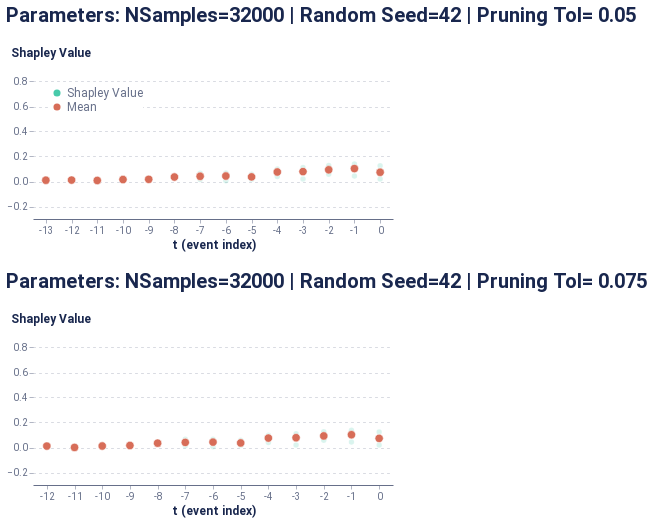

Source (notebook cell):
### Markdown cell above
##### Global event-level

### Code cell
event_dict = {'path': 'outputs/event_all.csv', 'rs': 42, 'nsamples': 32000}
event_data = event_explain_all(f_hs, pos_dataset, event_dict, prun_indexes, average_event, model_features, schema, sequence_id_feat, time_feat)
event_global_plot = plot_global_event(event_data)
event_global_plot

### Figure 1 — Vega-Lite specification as saved in the notebook (floating-point values rounded to 4 significant figures)
{"config": {"axis": {"domain": true, "domainColor": "#666F89", "grid": false, "gridCap": "round", "gridColor": "#B3B7C4", "gridDash": [2, 4], "gridWidth": 0.5, "labelColor": "#666F89", "labelFont": "Roboto, Arial, sans-serif", "labelPadding": 2, "tickColor": "#666F89", "tickOpacity": 0.5, "tickSize": 4, "titleColor": "#19274E", "titleFont": "Roboto, Arial, sans-serif", "titleFontSize": 12}, "axisBand": {"domain": true, "labelPadding": 4, "ticks": false}, "axisY": {"domain": false, "titleAlign": "left", "titleAngle": 0, "titleX": -20, "titleY": -10}, "legend": {"labelColor": "#666F89", "labelFont": "Roboto, Arial, sans-serif", "labelFontSize": 12, "symbolSize": 40, "titleColor": "#19274E", "titleFont": "Roboto, Arial, sans-serif", "titleFontSize": 12, "titlePadding": 4}, "arc": {"stroke": "#FFFFFF", "strokeWidth": 1}, "bar": {"fill": "#2770EB", "stroke": null}, "line": {"stroke": "#2770EB", "strokeWidth": 2}, "path": {"stroke": "#2770EB", "strokeWidth": 0.5}, "point": {"fill": "#2770EB", "shape": "circle", "filled": true}, "rect": {"fill": "#2770EB"}, "rule": {"stroke": "#666F89"}, "shape": {"stroke": "#2770EB"}, "text": {"color": "#19274E", "font": "Roboto, Arial, sans-serif", "fontSize": 12}, "range": {"category": ["#2770EB", "#77B98A", "#DA5252", "#FFC400", "#A87AEA", "#00A39E", "#19274E"], "diverging": ["#006360", "#2BB3AE", "#96D9D7", "#FFFFFF", "#EDAAAA", "#DA5252", "#811D1D"], "heatmap": ["#18448F", "#1B4EA5", "#2770EB", "#4C88EE", "#82ACF3", "#A6C4F7", "#E9F1FD"], "ramp": ["#18448F", "#1B4EA5", "#2770EB", "#4C88EE", "#82ACF3", "#A6C4F7", "#E9F1FD"]}, "background": "#FFFFFF", "group": {"fill": "#FFFFFF"}, "header": {"labelColor": "#19274E", "labelFont": "Roboto, Arial, sans-serif", "labelFontSize": 12, "titleColor": "#19274E", "titleFont": "Roboto, Arial, sans-serif", "titleFontSize": 16}, "title": {"anchor": "start", "color": "#19274E", "font": "Roboto, Arial, sans-serif", "fontSize": 20, "fontWeight": "bold", "offset": 20, "subtitleColor": "#19274E", "subtitleFontSize": 16}, "view": {"continuousHeight": 300, "continuousWidth": 400, "stroke": "transparent"}}, "vconcat": [{"mark": {"type": "point", "stroke": "white", "strokeWidth": 0.6}, "encoding": {"color": {"type": "nominal", "field": "type", "legend": {"fillColor": "white", "orient": "top-left", "symbolSize": 50, "symbolStrokeWidth": 0, "title": null}, "scale": {"domain": ["Shapley Value", "Mean"], "range": ["#48caaa", "#d76d58"]}}, "opacity": {"condition": {"value": 1.0, "test": "(datum.type === 'Mean')"}, "value": 0.2}, "size": {"condition": {"value": 70, "test": "(datum.type === 'Mean')"}, "value": 30}, "x": {"type": "ordinal", "axis": {"labelAngle": 0}, "field": "t (event index)"}, "y": {"type": "quantitative", "axis": {"grid": true, "titleX": -23}, "field": "Shapley Value", "scale": {"domain": [-0.3, 0.9]}, "title": "Shapley Value"}}, "height": 150, "title": "Parameters: NSamples=32000 | Random Seed=42 | Pruning Tol= 0.05", "width": 360}, {"data": {"name": "data-033c59d5354b60dd5ebcc7132b53b2d3"}, "mark": {"type": "point", "stroke": "white", "strokeWidth": 0.6}, "encoding": {"color": {"type": "nominal", "field": "type", "legend": {"fillColor": "white", "orient": "top-left", "symbolSize": 50, "symbolStrokeWidth": 0, "title": null}, "scale": {"domain": ["Shapley Value", "Mean"], "range": ["#48caaa", "#d76d58"]}}, "opacity": {"condition": {"value": 1.0, "test": "(datum.type === 'Mean')"}, "value": 0.2}, "size": {"condition": {"value": 70, "test": "(datum.type === 'Mean')"}, "value": 30}, "x": {"type": "ordinal", "axis": {"labelAngle": 0}, "field": "t (event index)"}, "y": {"type": "quantitative", "axis": {"grid": true, "titleX": -23}, "field": "Shapley Value", "scale": {"domain": [-0.3, 0.9]}, "title": "Shapley Value"}}, "height": 150, "title": "Parameters: NSamples=32000 | Random Seed=42 | Pruning Tol= 0.075", "width": 360}], "data": {"name": "data-31d13994de1bf86e5e3ef42235121979"}, "$schema": "https://vega.github.io/schema/vega-lite/v4.8.1.json", "datasets": {"data-31d13994de1bf86e5e3ef42235121979": [{"Shapley Value": 0.0194, "t (event index)": 0, "type": "Shapley Value"}, {"Shapley Value": 0.04374, "t (event index)": -1, "type": "Shapley Value"}, {"Shapley Value": 0.1285, "t (event index)": -2, "type": "Shapley Value"}, {"Shapley Value": 0.09252, "t (event index)": -3, "type": "Shapley Value"}, {"Shapley Value": 0.0831, "t (event index)": -4, "type": "Shapley Value"}, {"Shapley Value": 0.01669, "t (event index)": -5, "type": "Shapley Value"}, {"Shapley Value": 0.006386, "t (event index)": -6, "type": "Shapley Value"}, {"Shapley Value": 0.03812, "t (event index)": -7, "type": "Shapley Value"}, {"Shapley Value": 0.04571, "t (event index)": -8, "type": "Shapley Value"}, {"Shapley Value": 0.01115, "t (event index)": -9, "type": "Shapley Value"}, {"Shapley Value": 0.01552, "t (event index)": -10, "type": "Shapley Value"}, {"Shapley Value": 0.0005341, "t (event index)": -11, "type": "Shapley Value"}, {"Shapley Value": 0.01314, "t (event index)": -12, "type": "Shapley Value"}, {"Shapley Value": 0.01019, "t (event index)": -13, "type": "Shapley Value"}, {"Shapley Value": 0.08513, "t (event index)": 0, "type": "Shapley Value"}, {"Shapley Value": 0.14, "t (event index)": -1, "type": "Shapley Value"}, {"Shapley Value": 0.07578, "t (event index)": -2, "type": "Shapley Value"}, {"Shapley Value": 0.01991, "t (event index)": -3, "type": "Shapley Value"}, {"Shapley Value": 0.09996, "t (event index)": -4, "type": "Shapley Value"}, {"Shapley Value": 0.03383, "t (event index)": -5, "type": "Shapley Value"}, {"Shapley Value": 0.06766, "t (event index)": -6, "type": "Shapley Value"}, {"Shapley Value": 0.06705, "t (event index)": -7, "type": "Shapley Value"}, {"Shapley Value": 0.03736, "t (event index)": -8, "type": "Shapley Value"}, {"Shapley Value": 0.01868, "t (event index)": -9, "type": "Shapley Value"}, {"Shapley Value": 0.01496, "t (event index)": -10, "type": "Shapley Value"}, {"Shapley Value": 0.01065, "t (event index)": -11, "type": "Shapley Value"}, {"Shapley Value": 0.01567, "t (event index)": -12, "type": "Shapley Value"}, {"Shapley Value": 0.1265, "t (event index)": 0, "type": "Shapley Value"}, {"Shapley Value": 0.1088, "t (event index)": -1, "type": "Shapley Value"}, {"Shapley Value": 0.05887, "t (event index)": -2, "type": "Shapley Value"}, {"Shapley Value": 0.1125, "t (event index)": -3, "type": "Shapley Value"}, {"Shapley Value": 0.08144, "t (event index)": -4, "type": "Shapley Value"}, {"Shapley Value": 0.05788, "t (event index)": -5, "type": "Shapley Value"}, {"Shapley Value": 0.05868, "t (event index)": -6, "type": "Shapley Value"}, {"Shapley Value": 0.01511, "t (event index)": -7, "type": "Shapley Value"}, {"Shapley Value": 0.03056, "t (event index)": -8, "type": "Shapley Value"}, {"Shapley Value": 0.02159, "t (event index)": -9, "type": "Shapley Value"}, {"Shapley Value": 0.02313, "t (event index)": -10, "type": "Shapley Value"}, {"Shapley Value": 0.06489, "t (event index)": 0, "type": "Shapley Value"}, {"Shapley Value": 0.1209, "t (event index)": -1, "type": "Shapley Value"}, {"Shapley Value": 0.111, "t (event index)": -2, "type": "Shapley Value"}, {"Shapley Value": 0.09226, "t (event index)": -3, "type": "Shapley Value"}, {"Shapley Value": 0.03967, "t (event index)": -4, "type": "Shapley Value"}, {"Shapley Value": 0.03885, "t (event index)": -5, "type": "Shapley Value"}, {"Shapley Value": 0.04158, "t (event index)": -6, "type": "Shapley Value"}, {"Shapley Value": 0.04608, "t (event index)": -7, "type": "Shapley Value"}, {"Shapley Value": 0.0291, "t (event index)": -8, "type": "Shapley Value"}, {"Shapley Value": 0.01804, "t (event index)": -9, "type": "Shapley Value"}, {"Shapley Value": 0.008946, "t (event index)": -10, "type": "Shapley Value"}, {"Shapley Value": 0.01415, "t (event index)": -11, "type": "Shapley Value"}, {"Shapley Value": 0.00558, "t (event index)": -12, "type": "Shapley Value"}, {"Shapley Value": 0.01019, "t (event index)": -13, "type": "Mean"}, {"Shapley Value": 0.01147, "t (event index)": -12, "type": "Mean"}, {"Shapley Value": 0.008447, "t (event index)": -11, "type": "Mean"}, {"Shapley Value": 0.01564, "t (event index)": -10, "type": "Mean"}, {"Shapley Value": 0.01737, "t (event index)": -9, "type": "Mean"}, {"Shapley Value": 0.03568, "t (event index)": -8, "type": "Mean"}, {"Shapley Value": 0.04159, "t (event index)": -7, "type": "Mean"}, {"Shapley Value": 0.04358, "t (event index)": -6, "type": "Mean"}, {"Shapley Value": 0.03681, "t (event index)": -5, "type": "Mean"}, {"Shapley Value": 0.07604, "t (event index)": -4, "type": "Mean"}, {"Shapley Value": 0.07929, "t (event index)": -3, "type": "Mean"}, {"Shapley Value": 0.09354, "t (event index)": -2, "type": "Mean"}, {"Shapley Value": 0.1034, "t (event index)": -1, "type": "Mean"}, {"Shapley Value": 0.07398, "t (event index)": 0, "type": "Mean"}], "data-033c59d5354b60dd5ebcc7132b53b2d3": [{"Shapley Value": 0.01911, "t (event index)": 0, "type": "Shapley Value"}, {"Shapley Value": 0.04333, "t (event index)": -1, "type": "Shapley Value"}, {"Shapley Value": 0.1271, "t (event index)": -2, "type": "Shapley Value"}, {"Shapley Value": 0.09141, "t (event index)": -3, "type": "Shapley Value"}, {"Shapley Value": 0.08218, "t (event index)": -4, "type": "Shapley Value"}, {"Shapley Value": 0.01648, "t (event index)": -5, "type": "Shapley Value"}, {"Shapley Value": 0.006328, "t (event index)": -6, "type": "Shapley Value"}, {"Shapley Value": 0.03765, "t (event index)": -7, "type": "Shapley Value"}, {"Shapley Value": 0.04502, "t (event index)": -8, "type": "Shapley Value"}, {"Shapley Value": 0.01088, "t (event index)": -9, "type": "Shapley Value"}, {"Shapley Value": 0.01505, "t (event index)": -10, "type": "Shapley Value"}, {"Shapley Value": 0.000512, "t (event index)": -11, "type": "Shapley Value"}, {"Shapley Value": 0.01152, "t (event index)": -12, "type": "Shapley Value"}, {"Shapley Value": 0.08429, "t (event index)": 0, "type": "Shapley Value"}, {"Shapley Value": 0.1386, "t (event index)": -1, "type": "Shapley Value"}, {"Shapley Value": 0.07504, "t (event index)": -2, "type": "Shapley Value"}, {"Shapley Value": 0.01974, "t (event index)": -3, "type": "Shapley Value"}, {"Shapley Value": 0.09881, "t (event index)": -4, "type": "Shapley Value"}, {"Shapley Value": 0.03355, "t (event index)": -5, "type": "Shapley Value"}, {"Shapley Value": 0.06669, "t (event index)": -6, "type": "Shapley Value"}, {"Shapley Value": 0.06549, "t (event index)": -7, "type": "Shapley Value"}, {"Shapley Value": 0.03617, "t (event index)": -8, "type": "Shapley Value"}, {"Shapley Value": 0.01765, "t (event index)": -9, "type": "Shapley Value"}, {"Shapley Value": 0.01226, "t (event index)": -10, "type": "Shapley Value"}, {"Shapley Value": 0.1246, "t (event index)": 0, "type": "Shapley Value"}, {"Shapley Value": 0.1074, "t (event index)": -1, "type": "Shapley Value"}, {"Shapley Value": 0.05807, "t (event index)": -2, "type": "Shapley Value"}, {"Shapley Value": 0.1108, "t (event index)": -3, "type": "Shapley Value"}, {"Shapley Value": 0.08068, "t (event index)": -4, "type": "Shapley Value"}, {"Shapley Value": 0.05746, "t (event index)": -5, "type": "Shapley Value"}, {"Shapley Value": 0.05779, "t (event index)": -6, "type": "Shapley Value"}, {"Shapley Value": 0.01462, "t (event index)": -7, "type": "Shapley Value"}, {"Shapley Value": 0.02885, "t (event index)": -8, "type": "Shapley Value"}, {"Shapley Value": 0.01949, "t (event index)": -9, "type": "Shapley Value"}, {"Shapley Value": 0.0645, "t (event index)": 0, "type": "Shapley Value"}, {"Shapley Value": 0.1202, "t (event index)": -1, "type": "Shapley Value"}, {"Shapley Value": 0.1104, "t (event index)": -2, "type": "Shapley Value"}, {"Shapley Value": 0.09179, "t (event index)": -3, "type": "Shapley Value"}, {"Shapley Value": 0.03949, "t (event index)": -4, "type": "Shapley Value"}, {"Shapley Value": 0.03864, "t (event index)": -5, "type": "Shapley Value"}, {"Shapley Value": 0.04126, "t (event index)": -6, "type": "Shapley Value"}, {"Shapley Value": 0.04535, "t (event index)": -7, "type": "Shapley Value"}, {"Shapley Value": 0.0284, "t (event index)": -8, "type": "Shapley Value"}, {"Shapley Value": 0.01647, "t (event index)": -9, "type": "Shapley Value"}, {"Shapley Value": 0.008573, "t (event index)": -10, "type": "Shapley Value"}, {"Shapley Value": 0.01152, "t (event index)": -12, "type": "Mean"}, {"Shapley Value": 0.000512, "t (event index)": -11, "type": "Mean"}, {"Shapley Value": 0.01196, "t (event index)": -10, "type": "Mean"}, {"Shapley Value": 0.01612, "t (event index)": -9, "type": "Mean"}, {"Shapley Value": 0.03461, "t (event index)": -8, "type": "Mean"}, {"Shapley Value": 0.04078, "t (event index)": -7, "type": "Mean"}, {"Shapley Value": 0.04302, "t (event index)": -6, "type": "Mean"}, {"Shapley Value": 0.03653, "t (event index)": -5, "type": "Mean"}, {"Shapley Value": 0.07529, "t (event index)": -4, "type": "Mean"}, {"Shapley Value": 0.07843, "t (event index)": -3, "type": "Mean"}, {"Shapley Value": 0.09265, "t (event index)": -2, "type": "Mean"}, {"Shapley Value": 0.1024, "t (event index)": -1, "type": "Mean"}, {"Shapley Value": 0.07313, "t (event index)": 0, "type": "Mean"}]}}
